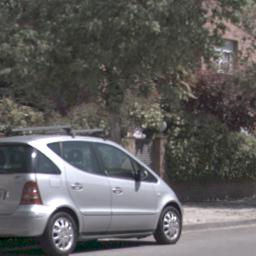
#> input picture dataset/vis.jpg, 256 x 256 px
$ jupyter execute EGBIseg.ipynb   (shell and % lines are left out)   (older library calls are emulated)
#> lines starting #> are read from the running program, lines starting #| are printed output that depends on the picture; long printed decimals are rounded
# Efficient Graph Based Image Segmentation (Code)

Here, we are trying to implement the algorithm proposed in [Efficient Graph-Based Image Segmentation](http://cs.brown.edu/%7Epff/segment) (EGBIseg)
which was developed by Felzenszald et al. in 2003.

[cell 1]
import matplotlib.pyplot as plt
from PIL import Image
import numpy as np
from scipy.signal import convolve2d
from matplotlib.ticker import NullFormatter  # useful for `logit` scal

When the libraries are ready, we are going to open the image which will be used for the segmentation.
The image are in the dataset folder (you may find 2) the vis.jpg is a visible image, and vis_nir.jpg is an image captured with a single sensor camera (it contains visible and near infrared spectrums)

[cell 2]
img_name = 'dataset/vis.jpg'  # 'dataset/vis_nir.jpg'
img = Image.open(img_name)
#> img is the input picture: PIL image 256x256 RGB; mean R, G, B 95.9, 94.5, 93.7
img.load()
plt.title("Image before segmetation")
plt.imshow(img)
plt.draw()
print (img.size)
#| (256, 256)

According to Graph-Based Segmentation we need to make a Graph however, before such a step it is necessary to split the image channels and make a convolution (with gaussina filter) to each channels, Therefore, and for the purpose of the algorithm implementation it is necessary to define some parameters:
**kernel**, **sigma**, etc.

**Kernel:**
**Sigma:**

**Image size:** the image used is 256x256x3 (width x heigth, depth)

[cell 3]
neighbor = 10
sigma = 0.8
kernel = 3
min_size = 256
img_size = img.size[0]
#> img_size = 256

Bellow you could find two function gaussian_filter and img_convolution. The first one is to make a grid which will contain the gaussian distribution to then apply img_convolution to each channel in order to compensate for digitalization artifacts.

 To calculate the gaussian filter we refer to:


[cell 4]
def gaussian_filter(kernel_size, sigma):
    mi = (np.int(np.float(kernel_size)/2))
    ma = mi+1
    x,y = np.mgrid[-mi:ma,-mi:ma]
#     g_filter = np.exp(mi**2) * np.exp(-sigma*(x**2 + y **2))
    g_filter = (1/(2*np.pi*sigma**2)) * np.exp(-(x**2 + y **2)/(2*sigma**2))
    return g_filter/g_filter.sum(), x, y


# image convolution
def img_convolution(channel, gaussian_kernel):
    channel = convolve2d(channel,gaussian_kernel, mode='same')
    return channel

[cell 5]
r,g,b = img.split()
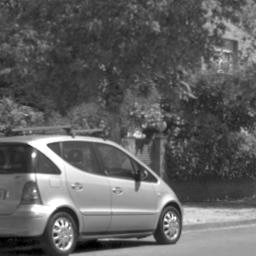
#> r: PIL image 256x256 L; min 0, max 255, mean 95.9
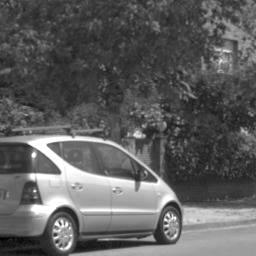
#> b: PIL image 256x256 L; min 0, max 255, mean 93.7
r = np.float32(np.asarray(r))
#> r: shape (256, 256) float32
g = np.float32(np.asarray(g))
#> g: shape (256, 256) float32
b = np.float32(np.asarray(b))
#> b: shape (256, 256) float32
gaussian_kernel, x, y = gaussian_filter(kernel, sigma)

r = img_convolution(r,gaussian_kernel)
g = img_convolution(g, gaussian_kernel)
#> in img_convolution (call 2), `channel = convolve2d(channel,gaussian_kernel, mode='same')`:
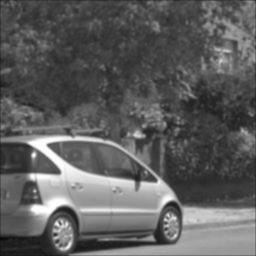
#> channel: shape (256, 256) float64; min 6.17, max 254.8, mean 94.1
b = img_convolution(b,gaussian_kernel)
img_group = (r,g,b)

print("kernel before process:")
print(x)
print(y)
print(gaussian_kernel)

fig = plt.figure()
sub_fig = fig.add_subplot(1,3,1)
img_plot = plt.imshow(r)
sub_fig.set_title('red')
sub_fig = fig.add_subplot(1,3,2)
img_plot = plt.imshow(g)
sub_fig.set_title('green')
sub_fig = fig.add_subplot(1,3,3)
img_plot = plt.imshow(b)
# img_plot.set_clim(0.0,0.7)
sub_fig.set_title('blue')
plt.gca().yaxis.set_minor_formatter(NullFormatter())
plt.subplots_adjust(top=0.97,bottom=0.08, left=0.02, right=0.95, hspace=0.75)
plt.draw()
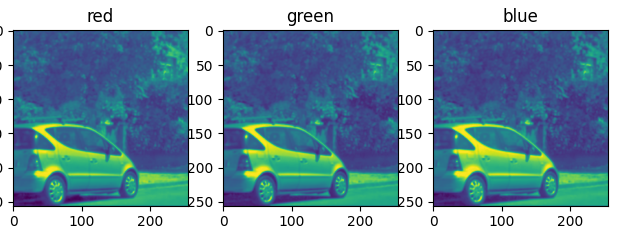
#> figure drawn by matplotlib, 3 panels

Well, We are ready to start coding whole of process needed to make a graph G = (V,E).Therefore, bellow we are developing some usefull fucntion to get our graph and then  compute the segmentation.

In the pag. 4 of the paper [EGBIseg](http://cs.brown.edu/%7Epff/segment) (section III) mention the dissimilarity computing and one the the dissimilarity measurer is Euclidean distance calculing.

[cell 6]
def euclidean_distance(img_group, x1,x2,y1,y2):
#     For the weight of the edge. Some measure of the dissimilarity between
#     the two pixels conected be that edge
    r = (img_group[0][x1,y1] - img_group[0][x2,y2])**2
    g = (img_group[1][x1,y1] - img_group[1][x2,y2])**2
    b = (img_group[2][x1,y1] - img_group[2][x2,y2])**2
    return np.sqrt(r+g+b)

def create_edges(img, img_size, x,y,x2,y2, eu_dis):
    vertex = lambda x,y: y*img_size+x
    w_edge = eu_dis(img, x,y,x2,y2)

    return (vertex(x,y), vertex(x2,y2), w_edge)

def build_graph(img,img_size, eu_dis, neighborhood_8=False):
#> called with img_size = 256, neighborhood_8 = False
    graph=[]
    for y in range(img_size):
        for x in range(img_size):
            if x>0:
                graph.append(create_edges(img, img_size, x,y, x-1, y, eu_dis))
            if y>0:
                graph.append(create_edges(img,img_size, x,y,x,y-1, eu_dis))
            if neighborhood_8:

                if x > 0 and y > 0:
                    graph.append(create_edge(img, img_size, y, x-1, y-1, eu_dis))

                if x > 0 and y < img_size-1:
                    graph.append(create_edge(img, img_sizey, x-1, y+1, eu_dis))
#> this loop made 256 passes

    return graph

[cell 7]
eu_dis = euclidean_distance
graph = build_graph(img_group,img_size, eu_dis, neighbor==8)

print(graph[1])
#| (2, 1, 76.913)

$ run again, with dataset/vis_nir.jpg copied over dataset/vis.jpg
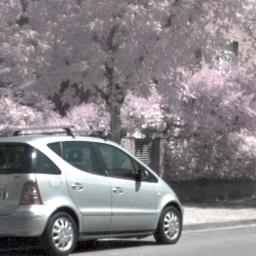
#> input picture dataset/vis_nir.jpg, 256 x 256 px
#> img is the input picture: PIL image 256x256 RGB; mean R, G, B 134, 129.5, 133.5
#| (256, 256)
#> in img_convolution, `channel = convolve2d(channel,gaussian_kernel, mode='same')`:
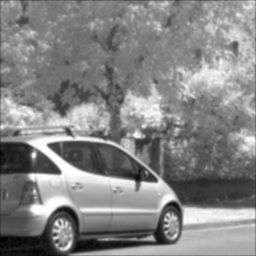
#> channel: shape (256, 256) float64; min 1.38, max 255, mean 133.5; drawn with min black and max white
#> `[cell 5] r,g,b = img.split() r = np.float32(np.asarray(r)) g = np.floa..`:
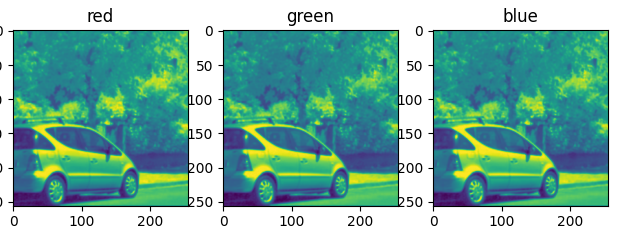
#> figure drawn by matplotlib, 3 panels
#> the loop in build_graph, `for y in range(img_size):` made 256 passes
#| (2, 1, 132.909)
